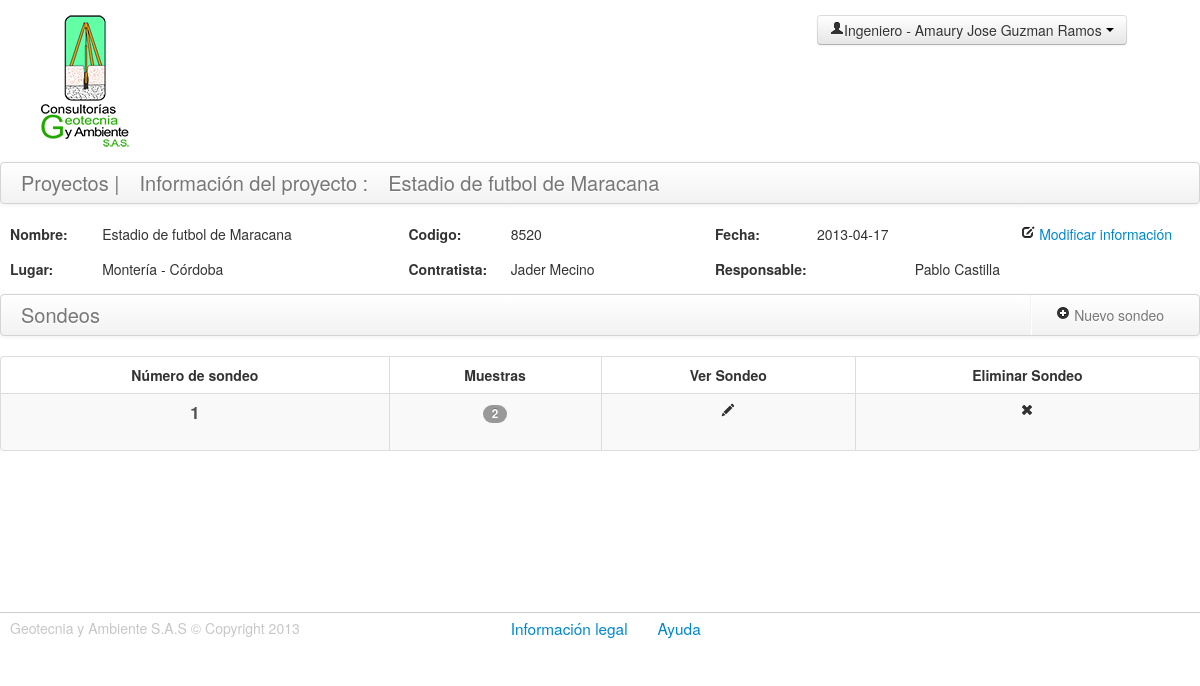
Screenshot of /sondeos.php?idp=65 (signed in) with the database file from the repository.
### tables this page shows
CREATE TABLE IF NOT EXISTS `usuarios` (
  `id_usuario` int(30) NOT NULL AUTO_INCREMENT COMMENT 'Id del usuario',
  `cedula` int(30) NOT NULL COMMENT 'Cedula de los usuarios del sistema\r\n',
  `nombres` varchar(100) NOT NULL COMMENT 'Nombres del usuario',
  `apellidos` varchar(100) NOT NULL COMMENT 'Apellidos usuario',
  `tipo` varchar(100) NOT NULL COMMENT 'Tipo de usuario: Laboratorista , Ingeniero , Administrador.',
  `nombre_usuario` varchar(100) NOT NULL COMMENT 'Nombre de usuario',
  `password` varchar(50) NOT NULL COMMENT 'Contraseña',
  `estado` int(11) NOT NULL,
  PRIMARY KEY (`id_usuario`),
  UNIQUE KEY `cedula` (`cedula`)
);

CREATE TABLE IF NOT EXISTS `proyectos` (
  `id_proyecto` int(30) NOT NULL AUTO_INCREMENT COMMENT 'Id del proyecto\r\n',
  `codigo_proyecto` int(30) NOT NULL COMMENT 'Codigo unico de proyecto',
  `nombre_proyecto` varchar(200) DEFAULT NULL COMMENT 'Nombre del proyecto',
  `lugar` varchar(200) DEFAULT NULL COMMENT 'Lugar donde se realiza el proyecto\r\n',
  `contratista` varchar(100) DEFAULT NULL COMMENT 'Nombre del contratista\r\n',
  `fecha` date NOT NULL COMMENT 'Fecha del proyecto\r\n',
  `fk_id_autor` int(11) NOT NULL,
  `fk_id_responsable` int(19) NOT NULL,
  `estado` int(11) NOT NULL DEFAULT '1',
  PRIMARY KEY (`id_proyecto`),
  UNIQUE KEY `codigo_proyecto` (`codigo_proyecto`),
  KEY `fk_id_autor` (`fk_id_autor`),
  KEY `fk_id_responsable` (`fk_id_responsable`)
);

CREATE TABLE IF NOT EXISTS `sondeos` (
  `id_sondeo` int(11) NOT NULL AUTO_INCREMENT COMMENT 'id de sondeo\r\n',
  `nivel_freatico` float DEFAULT NULL COMMENT 'Nivel freatico del suelo',
  `profundidad_superficie` float DEFAULT NULL,
  `estado` int(11) NOT NULL,
  `fk_id_tipo_superficie` int(11) DEFAULT NULL,
  `fk_idproyecto` int(11) NOT NULL COMMENT 'llave foranea del id del proyecto\r\n',
  PRIMARY KEY (`id_sondeo`),
  KEY `fk_idproyecto` (`fk_idproyecto`),
  KEY `fk_id_tipo_superficie` (`fk_id_tipo_superficie`)
);

### includes/usuarios.php (called while the page is built, shortened)
<?php
class usuarios extends DataBase {
	function getUsuariosProyectos() {
		$retorno = false;
		$sql = "SELECT * FROM usuarios where tipo='Ingeniero' ";
		$respuesta = $this->query($sql);
		if ( $respuesta ) {
			$matriz = array();
			while ( $fila = $respuesta->fetch_object() ) {
				$matriz[] = $fila;
			}
			$retorno = $matriz;
		}
		return $retorno;
	}
}
?>

### includes/proyectos.php (called while the page is built, shortened)
<?php
class proyectos extends DataBase {
    public function getDatosProyecto( $idp ) {
        $retorno = false;
        $sql = "SELECT
                      p.id_proyecto,
                      p.codigo_proyecto,
                      p.nombre_proyecto,
                      p.lugar,
                      p.contratista,
                      p.fecha,
                      p.fk_id_responsable,
                      r.Nombres as nombres_responsable,
                      r.apellidos as apellidos_responsable
                 FROM
                      proyectos p,usuarios r
                 where
                       p.fk_id_responsable=r.id_usuario and p.id_proyecto='".$this->real_escape_string($idp)."' and p.estado='1' LIMIT 1";
        $respuesta = $this -> query($sql);
        if ($respuesta) {
            $retorno = $respuesta -> fetch_object();
        }
        return $retorno;
    }
}
?>

### includes/sondeos.php (called while the page is built, shortened)
<?php
class sondeos extends DataBase {
	function getListaSondeos( $idp ) {
		$retorno = false;
		$sql = "SELECT
  `s`.`id_sondeo`,
  `s`.`nivel_freatico`,
  `s`.`profundidad_superficie`,
  `s`.`estado`,
  `s`.`fk_id_tipo_superficie`,
  `s`.`fk_idproyecto`,
  (SELECT count(*) FROM muestras WHERE fk_idsondeo=s.id_sondeo ) AS cantidad
FROM
  `sondeos` `s`
  where fk_idproyecto='$idp'";
		$respuesta = $this->query($sql);
		if ( $respuesta ) {
			$matriz = array();
			while ( $fila = $respuesta->fetch_object()) {
				$matriz[] = $fila;
			}
			$retorno = $matriz;
		}
		return $retorno;
	}
}
?>

### sondeos.php (the view, shortened to what this page needs)
<?php
  require_once('includes/proyectos.php');
  require_once('includes/sondeos.php');
  require_once('includes/usuarios.php');
  $data=$_SESSION['usuario'];
  $proyectosClass = new proyectos();
  $sondeosClass = new sondeos();
  $usuariosClass = new usuarios();
  $proyectos = $proyectosClass->getDatosProyecto($_GET['idp']);
  $sondeos = $sondeosClass->getListaSondeos($_GET['idp']);
  $usuarios = $usuariosClass->getUsuariosProyectos();
  ?>
<!DOCTYPE html>
<html class="no-js">
  <head>
    <link rel="stylesheet" href="assets/css/bootstrap.css">
    <link rel="stylesheet" href="assets/css/base.css">
    <link rel="stylesheet" href="assets/css/sondeos.css">
    <link rel="stylesheet" href="http://code.jquery.com/ui/1.10.1/themes/base/jquery-ui.css" />
  </head>
  <body >
    <div class="row-fluid header">
      <div class="span2">
        <a href="proyectos.php">
          <figure class="logo"></figure>
        </a>
      </div>
      <h3 class="span4 header-title"></h3>
      <div class="btn-group span3 offset2 datos-perfil ">
        <a class="btn dropdown-toggle" data-toggle="dropdown" href="#">
        <span>
        <i class="icon-user"></i><?php echo $data['tipo']." - ".$data['nombres']." ".$data['apellidos'] ; ?>
        </span>
        <span class="caret"></span>
        </a>
      </div>
    </div>
    <div class="row-fluid cuerpo-proyectos">
      <div class="navbar">
        <div class="navbar-inner">
          <div class="container">
            <a class="brand" id="listar" href="proyectos.php" data-toggle="tooltip" title="Click para ver todos los proyectos">Proyectos |</a>
            <a class="brand" id="listar" href="#" data-toggle="tooltip" title="Debajo puedes ver la información del proyecto">Información del proyecto :</a>
            <a class="brand" id="listar" href="#" data-toggle="tooltip" title="Nombre del proyecto actual"><?php echo $proyectos->nombre_proyecto; ?></a>
          </div>
        </div>
      </div>
      <div class="info_proyecto" id='infoproyecto'>
        <div class="row-fluid">
          <label for="nombre_proyecto_label" class="span1 title">Nombre:</label>
          <label id="lb_nombre_proyecto" for="nombre_proyecto" class="span3">
          <?php echo $proyectos->nombre_proyecto; ?>
          </label>
          <label for="codigo_proyecto_label" class="span1 title">Codigo:</label>
          <label id="lb_codigo_proyecto" for="codigo_proyecto" class="span2">
          <?php echo $proyectos->codigo_proyecto; ?>
          </label>
          <label for="fecha_proyecto_label" class="span1 title">Fecha:</label>
          <label id="lb_fecha_proyecto" for="fecha_proyecto" class="span1">
          <?php echo $proyectos->fecha; ?>
          </label>
          <a href="#modalProyecto" role="button" data-toggle="modal" class=" span2 offset1">
          <i class="icon-edit"></i> Modificar información
          </a>
        </div>
        <div class="row-fluid">
          <label for="nombre_proyecto_label" class="span1 title">Lugar:</label>
          <label id="lb_lugar_proyecto" for="nombre_proyecto" class="span3">
          <?php echo $proyectos->lugar; ?>
          </label>
          <label for="fecha_proyecto_label" class="span1 title">Contratista:</label>
          <label id="lb_contratista_proyecto" for="fecha_proyecto" class="span2">
          <?php echo $proyectos->contratista; ?>
          </label>
          <label for="fecha_proyecto_label" class="span1 title">Responsable:</label>
          <label id="lb_responsable" for="responsable"   class="span3 alineacionc">
          <?php echo $proyectos->nombres_responsable.' '.$proyectos->apellidos_responsable; ?>
          </label>
        </div>
      </div>
      <div class="navbar">
        <div class="navbar-inner">
          <div class="container">
            <a class="brand" id="listar" href="#">Sondeos</a>
            <ul class="nav pull-right">
              <li class="divider-vertical"></li>
              <li>
                <a href="#nuevosondeo" role="button"  data-toggle="modal">
                <i  class="icon-plus-sign"></i> Nuevo sondeo
                </a>
              </li>
            </ul>
          </div>
        </div>
      </div>
      <table id="sondeos" class="table table-hover table-striped table-bordered ">
        <thead>
          <tr>
            <th>Número de sondeo</th>
            <th>Muestras</th>
            <th>Ver Sondeo</th>
            <?php if ( $data['tipo']=='Administrador' || $data['tipo']=='Ingeniero'  ) : ?>
              <th>Eliminar Sondeo</th>
            <?php endif ?>
          </tr>
        </thead>
        <tbody>
            <?php if ( count( $sondeos ) > 0 ) : ?>
            <?php $i = 1; ?>
            <?php foreach ( $sondeos as $sondeo ) : ?>
            <tr>
            <td><span class="titulo-proyectos"><?php echo $i; ?></span></td>
            <td><span class="badge"><?php echo $sondeo->cantidad; ?></span></td>
            <td><a href="muestras.php?idp=<?php echo $sondeo->fk_idproyecto; ?>&ids=<?php echo $sondeo->id_sondeo; ?>&numsondeo=<?php echo $i; ?>"><i class="icon-pencil"></a></td>
            <?php if ( $data['tipo']=='Administrador' || $data['tipo']=='Ingeniero'  ) : ?>
              <td>
                <a class="eliminarSondeo" href="#"><i class="icon-remove"></i></a>
              </td>
            </tr>
            <?php endif ?>
            <?php $i++; ?>
            <?php endforeach; ?>
          <?php endif ?>
        </tbody>
      </table>
    </div>
    <div class="row-fluid footer ">
      <footer class="span12">
        <p class="copiright span4" >Geotecnia y Ambiente S.A.S &copy; Copyright 2013</p>
        <p class="span6 offset1"><a href="#legal" role="button" data-toggle="modal" class="links-footer">Información legal</a><a href="#Ayuda" role="button" data-toggle="modal" class="links-footer">Ayuda</a>
        </p>
      </footer>
    </div>
  </body>
</html>

### assets/css/base.css (style rules this page uses)
.logo { background:url(../img/logo_geotecnia.png) no-repeat; height: 134px; width: 90px; transition:all 0.5s ease-in; }
.header { border-bottom: 1px solid #CCC }
.header-title { margin-top: 100px; font-family: 'Open Sans', sans-serif; font-weight: 500; }
.datos-perfil { margin-top: 15px; }
.copiright { color: #c7c7c7; padding-left: 10px; }
.footer { border-top: 1px solid #CCC; padding: 5px 0 0 0 ; }
a.links-footer { font-size: 1.1em; font-weight: 500; padding-right: 30px; transition:all 0.5s ease-in; }

### assets/css/sondeos.css (style rules this page uses)
.header { border-bottom: none; }
.table td { text-align: center; }
.table th { text-align: center; }
.titulo-proyectos { font-weight:600; font-size: 1.2em; color: #505050; }
.cuerpo-proyectos { min-height:450px; }
.title { font-weight: bold; }
.info_proyecto label:first-child { padding-left: 10px; }
.alineacionc { text-align: center; }

### rows the page displays
usuarios: tipo "Ingeniero", nombres "Amaury Jose", apellidos "Guzman Ramos"
proyectos: nombre_proyecto "Estadio de futbol de Maracana", codigo_proyecto "8520", fecha "2013-04-17", lugar "Montería - Córdoba", contratista "Jader Mecino", fk_id_responsable.nombres "Pablo", fk_id_responsable.apellidos "Castilla"
sondeos: cantidad "2"
